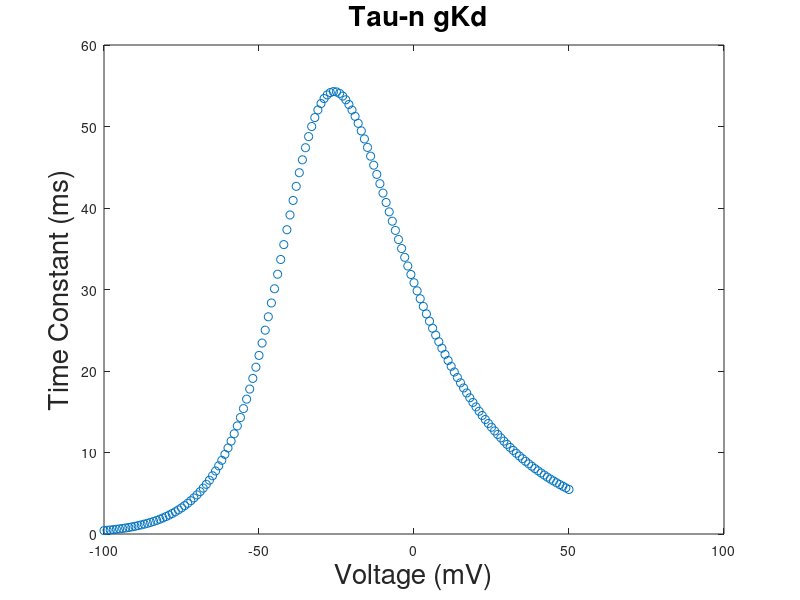
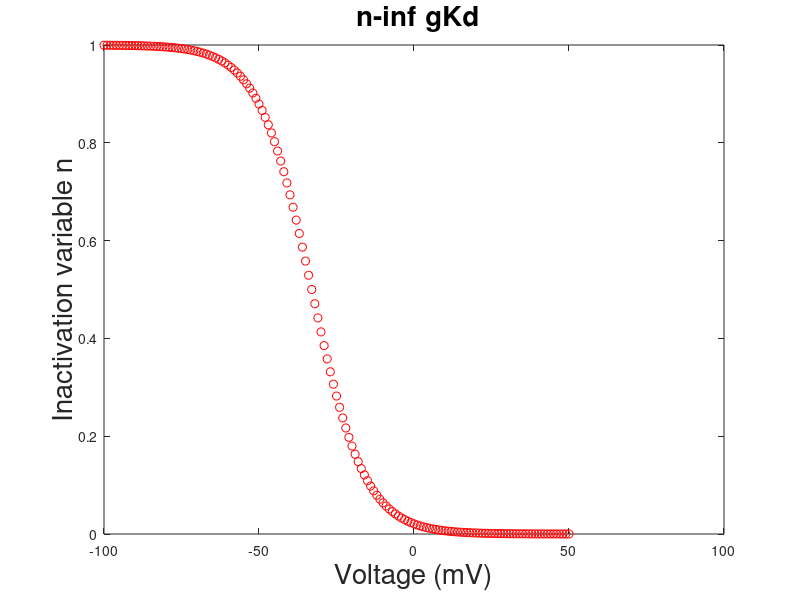
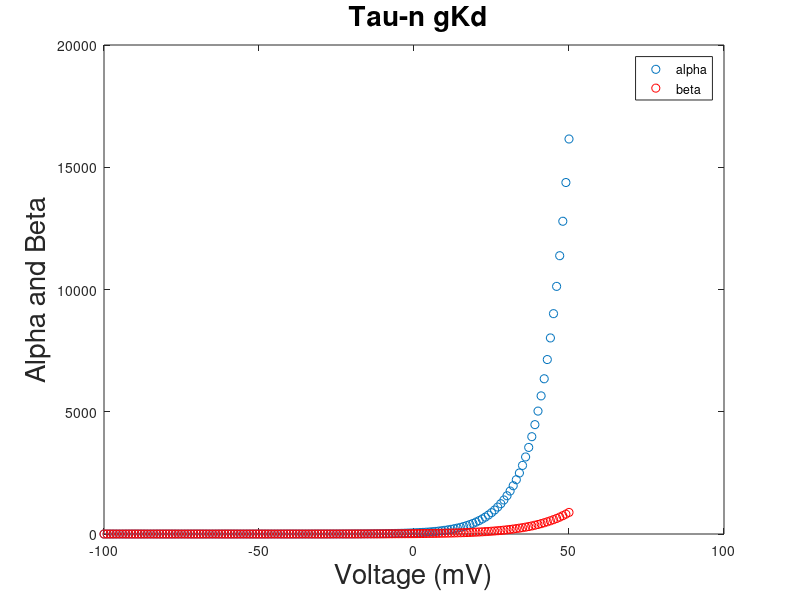

MATLAB code to generate these figures, in order:

%%%%Time Constant of the gKd channel from Hemond et al 2008
clear
    celsius = 25;	
	gkdbar=.0 ;
    vhalfn=-33 ;  
    a0n=0.01  ;    
    zetan=3  ;  
    gmn=0.7 ;
	nmax=2  ;
	q10=1;
	sh = 0;
    
path='/home/saray/Desktop/taus/';

 ntau=[];   
 infn=[];
 nbet=[];
 nalp=[];
V=-100:1:50;

for i=1:length(V)
    
    v=V(i);

qt=q10^((celsius-24)/10);

alpn = exp(1e-3*zetan*(v-vhalfn-sh)*9.648e4/(8.315*(273.16+celsius)));

betn = exp(1.e-3*zetan*gmn*(v-vhalfn-sh)*9.648e4/(8.315*(273.16+celsius))); 

a = alpn;

nalp=[nalp,alpn];

nbet=[nbet,betn];

ninf=1/(1+a);

infn=[infn,ninf];

taun = betn/(qt*a0n*(1+a));

ntau=[ntau,taun];

end


figure
plot(V,ntau,'o')
xlabel('Voltage (mV)','FontSize',20)
ylabel('Time Constant (ms)','FontSize',20)
title(' Tau-n gKd','FontSize',20)
saveas(gcf,[path,'kdtaun'],'jpg');


figure
plot(V,infn,'ro')
xlabel('Voltage (mV)','FontSize',20)
ylabel('Inactivation variable n','FontSize',20)
title(' n-inf gKd','FontSize',20)
saveas(gcf,[path,'kdn'],'jpg');


figure
plot(V,nalp,'o')
hold on
plot(V,nbet,'ro')
legend('alpha','beta')
xlabel('Voltage (mV)','FontSize',20)
ylabel('Alpha and Beta','FontSize',20)
title(' Tau-n gKd','FontSize',20)
saveas(gcf,[path,'kdtaun'],'jpg');



   






